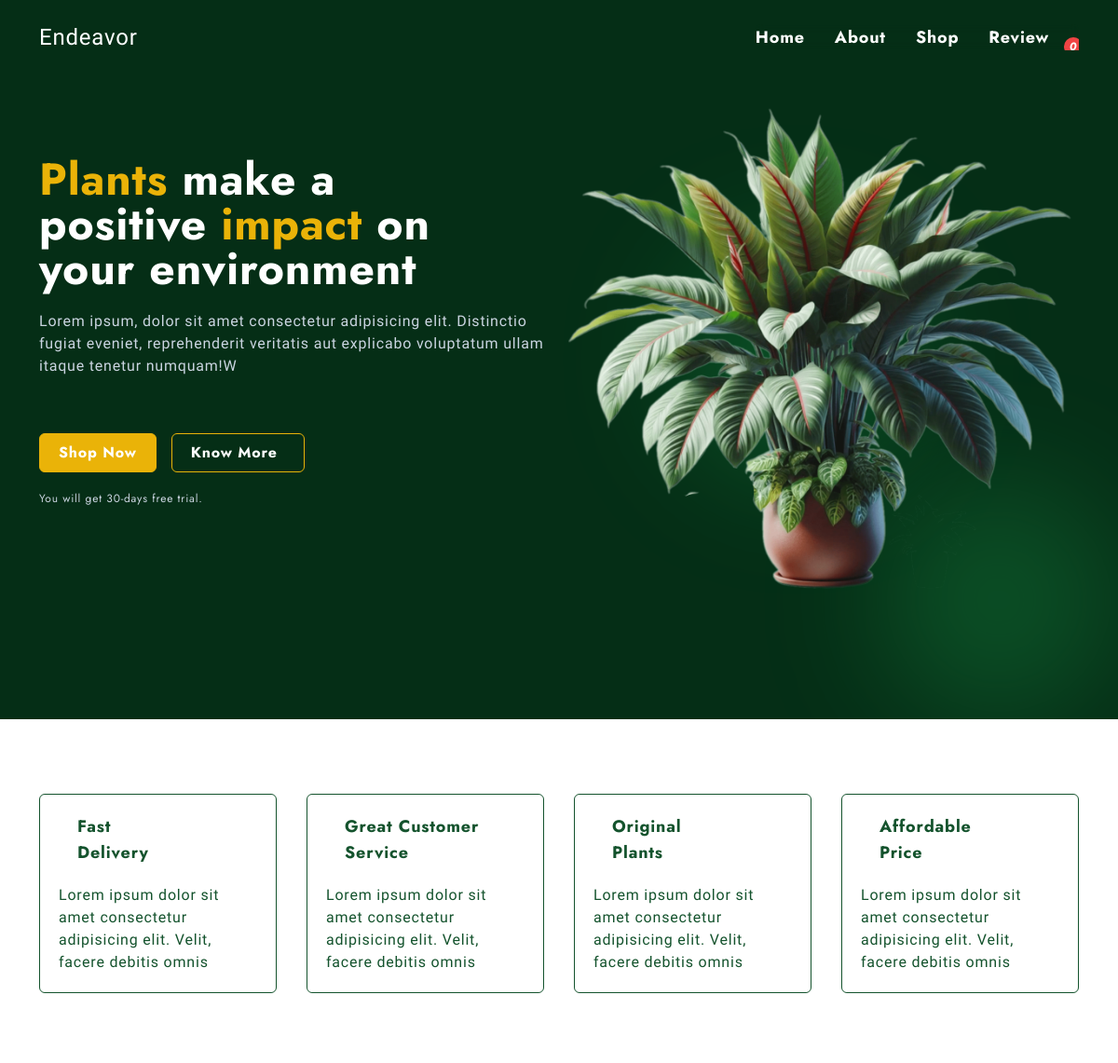
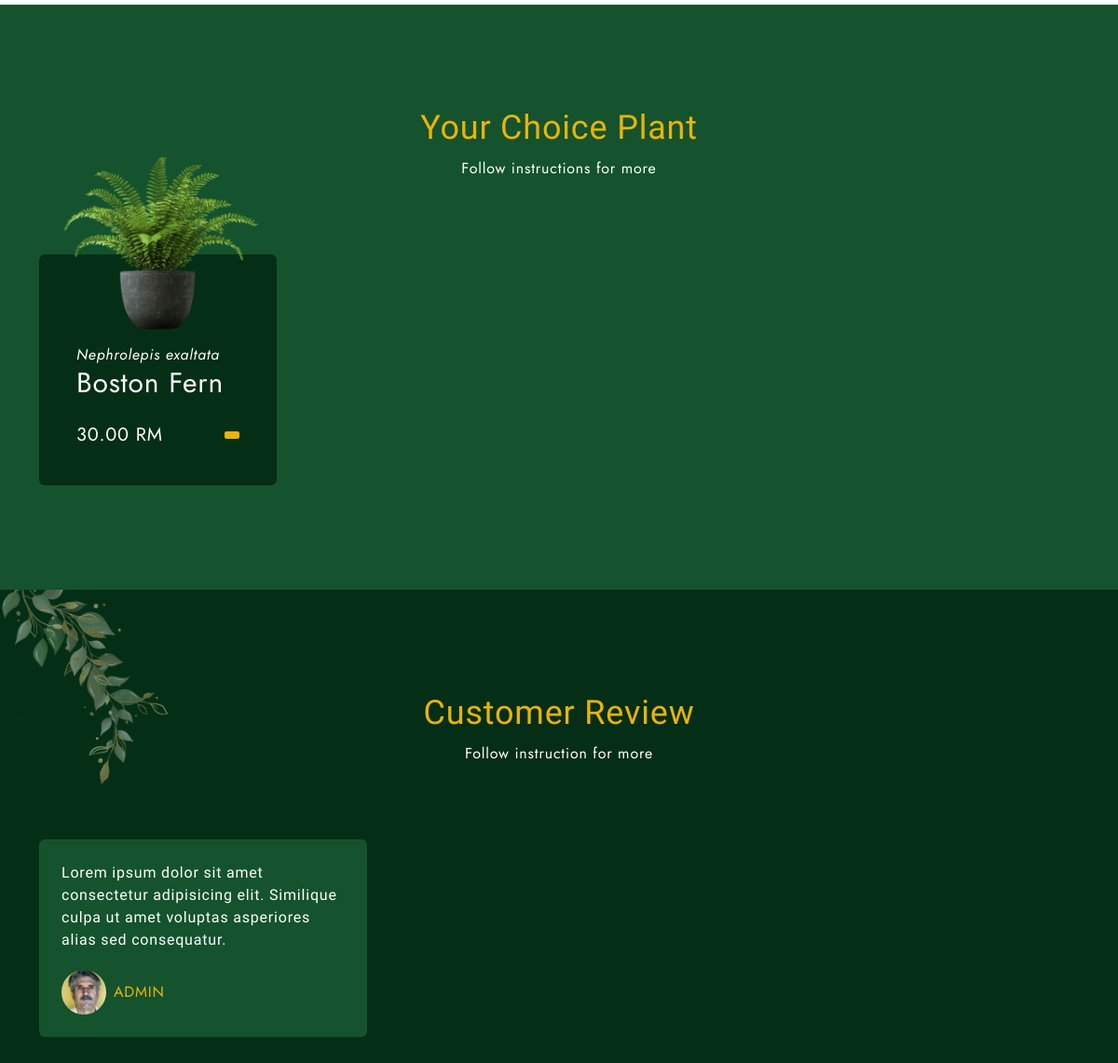
The page / (signed in) on the database its author committed (2 pictures, top to bottom).
### home/models.py (models this page shows, shortened)
class Plant(models.Model):
    scientific_name = models.CharField(max_length=255)
    common_name = models.CharField(max_length=255)
    image = models.ImageField(upload_to='plants/')
    price = models.DecimalField(max_digits=10, decimal_places=2)
    rating = models.DecimalField(max_digits=2, decimal_places=1, default=0.0)

class Review(models.Model):
    user = models.ForeignKey(User, on_delete=models.CASCADE)
    plant = models.ForeignKey(Plant, on_delete=models.CASCADE)
    rating = models.PositiveSmallIntegerField(default=0)
    comment = models.TextField()
    created_at = models.DateTimeField(auto_now_add=True)

class User(AbstractUser):
    email = models.EmailField(_('email address'), unique=True)
    USERNAME_FIELD = 'email'
    REQUIRED_FIELDS = ['username']

class Profile(models.Model):
    user = models.OneToOneField(settings.AUTH_USER_MODEL, on_delete=models.CASCADE)
    first_name = models.CharField(max_length=30, blank=True)
    last_name = models.CharField(max_length=30, blank=True)
    img = models.ImageField(upload_to='user_images/', null=True, blank=True)
    address = models.TextField(blank=True)
    def get_profile_image(self):
        if self.img and hasattr(self.img, 'url'):
            return self.img.url
        return "https://upload.wikimedia.org/wikipedia/commons/7/72/Default-welcomer.png?20180610185859"

### home/views.py (the view)
# urls.py: path('', views.index, name='home'),
def index(request:HttpRequest):
    context = {
        'plants': Plant.objects.all(),
        'reviews': Review.objects.all(),
        'current_path': request.path,
    }
    return render(request, 'include/home/home.html', context)

### templates/include/home/home.html
{% extends "base.html" %}
{% block content %}
    {% include "include/home/heroSection.html" %}
    {% include "include/home/services.html" %}
    {% include "include/plants.html" %}
    {% include "include/review.html" %}
{% endblock %}

### templates/include/plants.html (shortened to what this page needs)
{% extends "base.html" %}
{% block content %}
<section class="bg-green-900">
    <div class="flex flex-col items-center gap-3 text-center mb-10 md:mb-20">
        <h2 class="title">Your Choice Plant</h2>
        <p class="max-w-2xl">Follow instructions for more</p>
    </div>
    <div class="container w-full grid grid-cols-1 gap-x-8 gap-y-36 md:grid-cols-2 lg:grid-cols-3 xl:grid-cols-4">
        {% for plant in plants %}
        <div class="card bg-green-950 p-10 pt-24 rounded-md relative">
            <img class="w-56 absolute -top-5 left-1/2 transform -translate-x-1/2 -translate-y-1/2 duration-500" src="{{ plant.image.url }}" alt="{{ plant.common_name }}">
            <p class="italic">{{ plant.scientific_name }}</p>
            <h3>{{ plant.common_name }}</h3>
            <div class="text-yellow-500 text-xs py-3">
            </div>
            <div class="flex items-center justify-between">
                <p class="text-xl">{{ plant.price }} RM</p>
                <button class="bg-yellow-500 px-2 py-1 rounded-sm text-xl add-to-cart" data-plant-id="{{ plant.id }}">
                </button>
            </div>
        </div>
        {% endfor %}
    </div>
</section>
{% endblock %}

### templates/include/review.html (shortened to what this page needs)
{% extends "base.html" %}
{% load static %}
{% block content %}
<section class="relative mb-20 md:mb-28 overflow-hidden">
    <div class="absolute -top-8 -left-12 opacity-50">
        <img class="w-40 md:w-52 xl:w-64" src="{% static 'img/leaf-4.png' %}" alt="">
    </div>
    <div class="flex flex-col items-center gap-3 text-center mb-10 md:mb-20">
        <h2 class="title">Customer Review</h2>
        <p class="max-w-2xl">Follow instruction for more</p>
    </div>
    <div class="container">
        <div class="swiper py-12">
            <ul class="swiper-wrapper mb-10">
                {% for review in reviews %}
                <li class="swiper-slide">
                    <div class="flex flex-col gap-5 bg-green-900 rounded-md p-6">
                        <p class="font-Lobster">{{ review.comment }}</p>
                        <div class="flex items-center">
                            <img class="w-12 h-12 rounded-full" src="{{ user.profile.get_profile_image }}" alt="User image" class="user-img">
                            <div class="ml-2">
                                <p class="text-yellow-500 uppercase">{{ review.user.username }}</p>
                            </div>
                        </div>
                    </div>
                </li>
                {% empty %}
                <li class="swiper-slide">
                    <div class="flex flex-col gap-5 bg-green-900 rounded-md p-6">
                        <p class="font-Lobster">No reviews available.</p>
                    </div>
                </li>
                {% endfor %}
            </ul>
        </div>
    </div>
</section>
{% endblock content %}

### rows shown on the page
Plant: image (picture), scientific_name "Nephrolepis exaltata", common_name "Boston Fern", price "30.00"
Review: comment "Lorem ipsum dolor sit amet consectetur adipisicing elit. Similique culpa ut amet voluptas asperiores alias sed consequatur.", profile.get_profile_image (picture), user.username "ADMIN"
